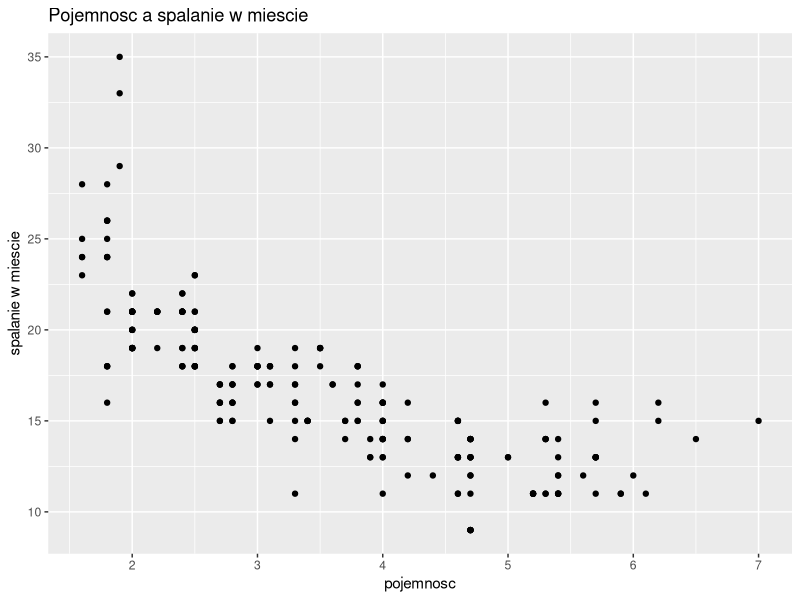
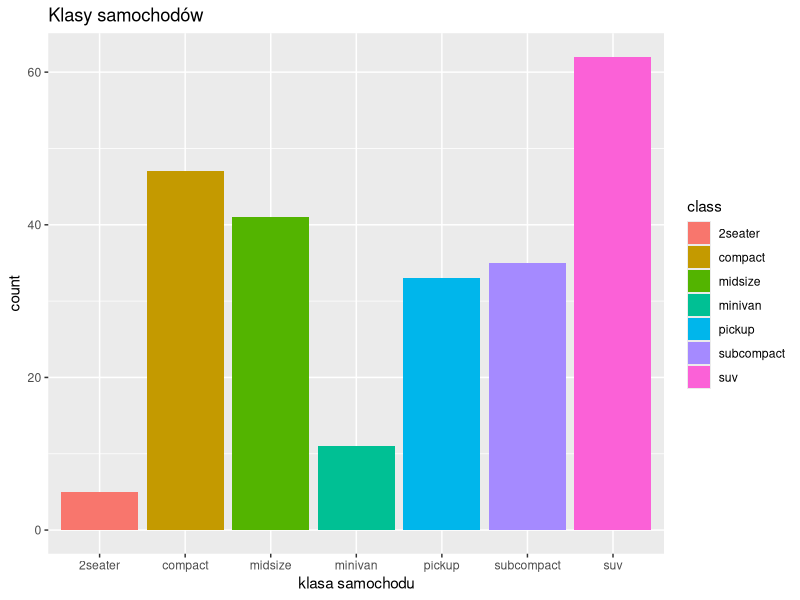
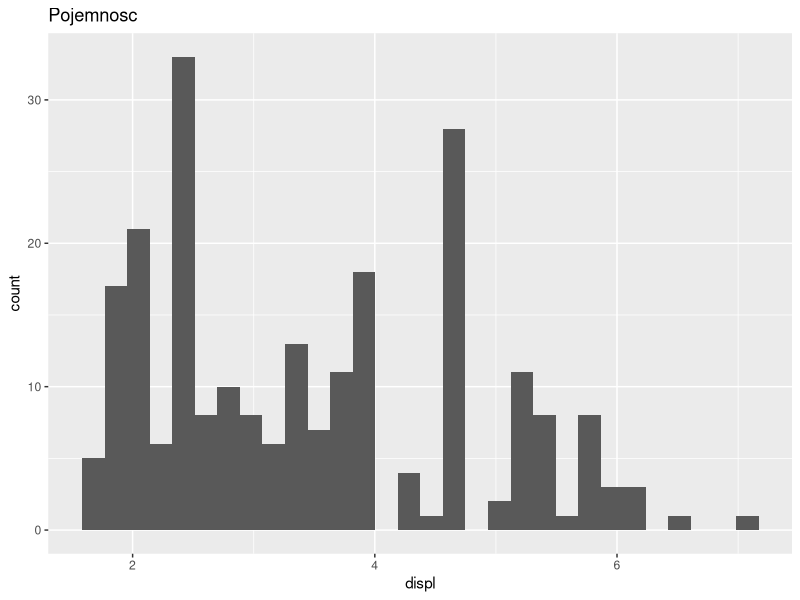
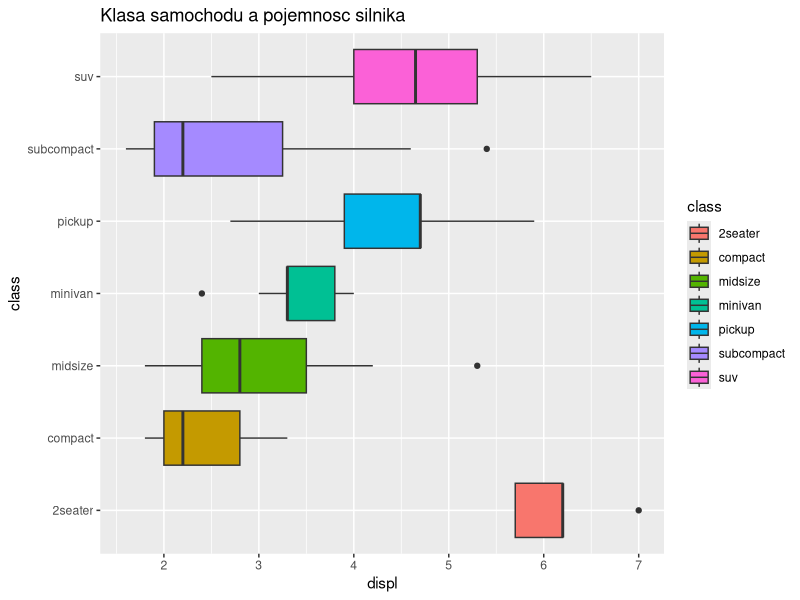

The R source for these figures, in order:
#4-2

library(tidyverse)
ggplot(data = mpg) +
  geom_point(mapping = aes (x=displ, y=cty)) +
    labs(title = "Pojemnosc a spalanie w miescie", x = "pojemnosc", y = "spalanie w miescie")

#4-3

ggplot(data = mpg) +
  geom_bar(mapping = aes(x = class, fill=class)) +
  labs (title="Klasy samochodów", x = "klasa samochodu")

#4-4

ggplot(data = mpg) +
  geom_histogram(mapping=aes(displ)) +
  labs(title="Pojemnosc")

#4-5

ggplot(data=mpg, aes(x=class, y=displ, fill = class)) +
  geom_boxplot() +
  coord_flip() +
  labs (title = "Klasa samochodu a pojemnosc silnika")